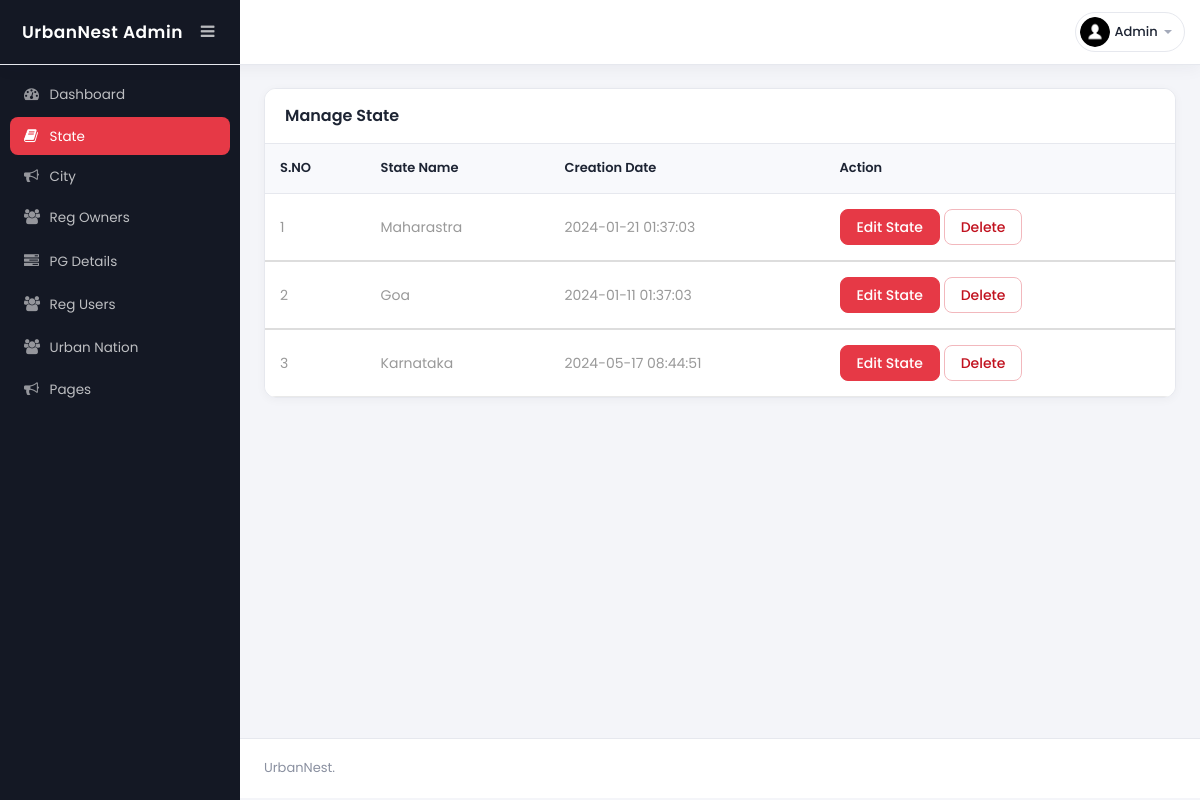
Screenshot of /admin/manage-state.php (signed in) with the database file from the repository.
### tables this page shows
CREATE TABLE `tblstate` (
  `ID` int(10) NOT NULL,
  `StateName` varchar(120) DEFAULT NULL,
  `RegState` timestamp NULL DEFAULT current_timestamp()
);

### includes/security.php (called while the page is built, shortened)
<?php
function h($value): string
{
    return htmlspecialchars((string) ($value ?? ''), ENT_QUOTES, 'UTF-8');
}
function current_admin_id(): int
{
    return (int) ($_SESSION['pgasaid'] ?? 0);
}
function csrf_token(): string
{
    return $_SESSION['csrf_token'];
}

### admin/manage-state.php (the view, shortened to what this page needs)
<?php
require_once __DIR__ . '/../includes/security.php';
include('includes/dbconnection.php');
?>
<!DOCTYPE html>
<head>
<link rel="stylesheet" href="css/bootstrap.min.css" >
<link href="css/style.css" rel='stylesheet' type='text/css' />
<link href="css/style-responsive.css" rel="stylesheet"/>
<link rel="stylesheet" href="css/font.css" type="text/css"/>
<link href="css/font-awesome.css" rel="stylesheet">
<link rel="stylesheet" href="../css/panel.css">
</head>
<body>
<section id="container">
<?php include_once('includes/header.php');?>
<?php include_once('includes/sidebar.php');?>
<section id="main-content">
	<section class="wrapper">
		<div class="table-agile-info">
 <div class="panel panel-default">
    <div class="panel-heading">
     Manage State
    </div>
    <div>
      <table class="table" ui-jq="footable" ui-options='{
        "paging": {
          "enabled": true
        },
        "filtering": {
          "enabled": true
        },
        "sorting": {
          "enabled": true
        }}'>
        <thead>
          <tr>
            <th data-breakpoints="xs">S.NO</th>
            <th>State Name</th>
            <th>Creation Date</th>
            <th data-breakpoints="xs">Action</th>
          </tr>
        </thead>
        <?php
$ret=mysqli_query($con,"select * from  tblstate");
$cnt=1;
while ($row=mysqli_fetch_array($ret)) {
?>
        <tbody>
          <tr data-expanded="true">
            <td><?php echo $cnt;?></td>
                  <td><?php echo h($row['StateName']); ?></td>
                  <td><?php echo h($row['RegState']); ?></td>
                  <td><a href="edit-state.php?editid=<?php echo h($row['ID']); ?>" class="btn btn-primary">Edit State</a>
  <a href="manage-state.php?delid=<?php echo h($row['ID']); ?>&csrf_token=<?= h(csrf_token()) ?>" class="btn btn-danger" onClick="return confirm('Do you really want to delete?');">Delete</a>
                </tr>
                <?php
$cnt=$cnt+1;
}?>
 </tbody>
            </table>
    </div>
  </div>
</div>
</section>
		 <?php include_once('includes/footer.php');?>
</section>
</section>
</body>
</html>

### admin/includes/header.php (shortened to what this page needs)
<?php
require_once __DIR__ . '/../../includes/security.php';
require_once __DIR__ . '/dbconnection.php';
?>
<header class="header fixed-top clearfix">
    <div class="brand">
        <a href="dashboard.php" class="logo">
            UrbanNest Admin
        </a>
        <div class="sidebar-toggle-box">
            <div class="fa fa-bars"></div>
        </div>
    </div>
    <div class="top-nav clearfix">
        <ul class="nav pull-right top-menu">
            <li class="dropdown">
                <a data-toggle="dropdown" class="dropdown-toggle" href="#">
                    <?php
                    $adid = current_admin_id();
                    $ret = mysqli_query($con, "select AdminName from tbladmin where ID=" . $adid);
                    $row = mysqli_fetch_array($ret);
                    $name = $row['AdminName'] ?? '';
                    ?>
                    <img alt="" src="images/2.png">
                    <span class="username"><?php echo h($name); ?></span>
                    <b class="caret"></b>
                </a>
            </li>
        </ul>
    </div>
</header>

### admin/css/style.css (style rules this page uses)
ul, ol { margin: 0; }
html, body { font-family: 'Roboto', sans-serif; font-size: 100%; overflow-x: hidden; background: url(../images/bg.jpg) no-repeat 0px 0px; background-size:cover; }
body a { transition: 0.5s all ease; -webkit-transition: 0.5s all ease; -moz-transition: 0.5s all ease; -o-transition: 0.5s all ease; -ms-transition: 0.5s all ease; text-decoration:none; }
ul,label { margin:0; padding:0; }
#main-content { margin-left:240px; -webkit-transition:all .3s ease-in-out; -moz-transition:all .3s ease-in-out; -o-transition:all .3s ease-in-out; transition:all .3s ease-in-out; }
.header { left:0; right:0; z-index:1002; background:rgb(240, 188, 180); -webkit-transition:all .3s ease-in-out; -moz-transition:all .3s ease-in-out; -o-transition:all .3s ease-in-out; transition:all .3s ease-in-out; }
.fixed-top { position:fixed; box-shadow:1px 0 3px rgba(0,0,0,.15); }
.wrapper { display:inline-block; margin-top:80px; padding:15px; width:100%; }
.brand { background:#8b5c7e; float:left; width:240px; height:80px; position:relative; }
a.logo { font-size:22px; color:#fff; float:left; margin:20px 0 0 25px; text-transform:uppercase; }
#top_menu .nav>li,ul.top-menu>li { float:left; }
ul.top-menu { margin-right:15px; margin-top: 0; }
ul.top-menu > li > a { color: #fff; font-size: 16px; background: #8b5c7e; padding: 4px 8px; margin-right: 15px; border-radius: 50%; -webkit-border-radius: 50%; padding-right: 8px !important; }
.top-nav { margin-top:20px; }
.top-nav img { border-radius:50%; -webkit-border-radius:50%; width:33px; }
.top-nav .username { font-size:13px; color:#fff; }
.top-nav ul.top-menu>li>a { border-radius: 100px; -webkit-border-radius: 100px; padding: 0px; background: none; margin-right: 0; border: 1px solid #8b5c7e; background: #8b5c7e; }
.top-nav ul.top-menu>li { margin-left:10px; }
.top-nav .nav .caret { border-bottom-color:#A4AABA; border-top-color:#A4AABA; }
.sidebar-toggle-box { float:left; margin-top:23px; margin-left:-15px; background:#8b5c7e; border-radius:50%; -webkit-border-radius:50%; width:32px; height:32px; position:absolute; right:-15px; }
.sidebar-toggle-box .fa-bars { cursor:pointer; display:inline-block; font-size:15px; padding:8px 8px 8px 9px; color:#fff; }
.panel-heading { position: relative; height: 57px; line-height: 57px; letter-spacing: 0.2px; color: #000; font-size: 18px; font-weight: 400; padding: 0 16px; background:#ddede0; border-top-right-radius: 2px; border-top-left-radius: 2px; text-transform: uppercase; text-align: center; }
.panel { border: none ! important; }
.table>thead>tr>th { border-bottom: 1px solid #e1ab91 ! important; }
.table>tbody>tr>td, .table>tbody>tr>th, .table>tfoot>tr>td, .table>tfoot>tr>th, .table>thead>tr>td, .table>thead>tr>th { border-bottom: 1px solid #e9e9e9 ! important; }
.table > thead > tr > th, .table > tbody > tr > th, .table > tfoot > tr > th, .table > thead > tr > td, .table > tbody > tr > td, .table > tfoot > tr > td { border-top: none !important; }
.table td, .table>tbody>tr>td, .table>tbody>tr>th, .table>tfoot>tr>td, .table>tfoot>tr>th, .table>thead>tr>td, .table>thead>tr>th { padding: 15px!important; }
.table > thead > tr > th, .table > tbody > tr > th, .table > tfoot > tr > th, .table > thead > tr > td, .table > tbody > tr > td, .table > tfoot > tr > td { font-size: 0.9em; color: #999; border-top: none !important; }
.table-agile-info { background: #eef9f0; padding: 2em; border-radius: 4px; -webkit-box-shadow: 0 1px 1px rgba(0,0,0,.05); box-shadow: 0 1px 1px rgba(0,0,0,.05); }
.panel-default>.panel-heading { color: #000000 ! important; background-color: #ddede0 ! important; border-color: #ddede0 ! important; font-size: 20px; }

### rows the page displays
tblstate: StateName "Maharastra", RegState "2024-01-21 01:37:03"
tblstate: StateName "Goa", RegState "2024-01-11 01:37:03"
tblstate: StateName "Karnataka", RegState "2024-05-17 08:44:51"

### other values shown
$name "Admin"
